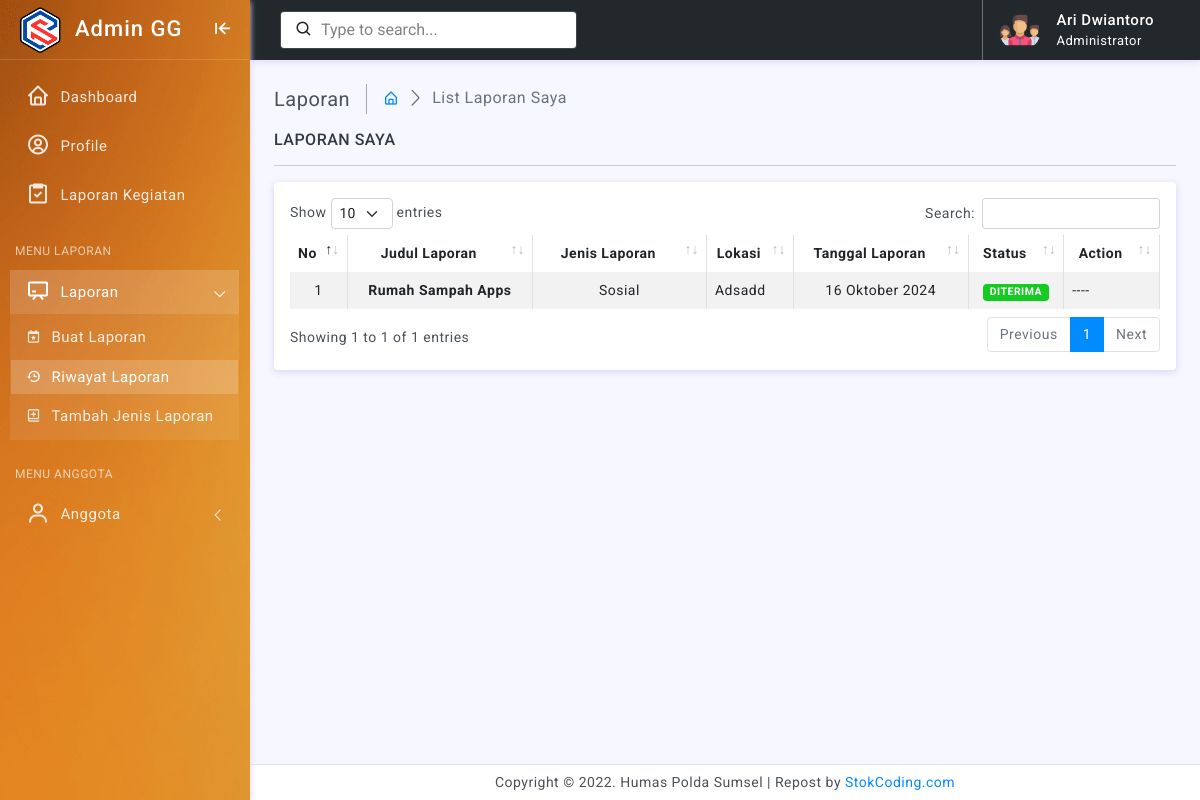
The page /admin/index.php?page=riwayat_laporan (signed in) on the database its author committed.
### tables this page shows
CREATE TABLE `laporan_kegiatan` (
  `id_laporan` int(11) NOT NULL,
  `judul_laporan` varchar(255) DEFAULT NULL,
  `id_jenis_laporan` int(11) DEFAULT NULL,
  `lokasi` varchar(255) DEFAULT NULL,
  `tgl` date DEFAULT NULL,
  `isi` text DEFAULT NULL,
  `created_by` text DEFAULT NULL,
  `created_at` date DEFAULT NULL,
  `status` varchar(20) DEFAULT NULL
);

CREATE TABLE `jenis_laporan` (
  `id_jenis_laporan` int(11) NOT NULL,
  `judul` varchar(100) NOT NULL,
  `created_by` varchar(100) NOT NULL,
  `created_at` text DEFAULT NULL
);

### admin/laporan/riwayat_laporan.php (the view)
<div class="page-breadcrumb d-none d-sm-flex align-items-center mb-3">
    <div class="breadcrumb-title pe-3">Laporan</div>
    <div class="ps-3">
        <nav aria-label="breadcrumb">
            <ol class="breadcrumb mb-0 p-0">
                <li class="breadcrumb-item"><a href="index.php?page=dashboard"><i class="bx bx-home-alt"></i></a>
                </li>
                <li class="breadcrumb-item active" aria-current="page">List Laporan Saya</li>
            </ol>
        </nav>
    </div>
</div>
<h6 class="mb-0 text-uppercase">Laporan Saya</h6>
<hr />
<div class="card">
    <div class="card-body">
        <div class="table-responsive">
            <table id="example" class="table table-striped table-bordered" style="width:100%">
                <thead>
                    <tr>
                        <th width="5%">
                            <center>No</center>
                        </th>
                        <th>
                            <center>Judul Laporan</center>
                        </th>
                        <th width="20%">
                            <center>Jenis Laporan</center>
                        </th>
                        <th width="10%">
                            <center>Lokasi</center>
                        </th>
                        <th>
                            <center>Tanggal Laporan<center>
                        </th>
                        <th>
                            <center>Status<center>
                        </th>
                        <th>
                            <center>Action<center>
                        </th>
                    </tr>
                </thead>
                <tbody>
                    <?php
                    function tgl_indo($tanggal){
                        $bulan = array (
                            1 =>   'Januari',
                            'Februari',
                            'Maret',
                            'April',
                            'Mei',
                            'Juni',
                            'Juli',
                            'Agustus',
                            'September',
                            'Oktober',
                            'November',
                            'Desember'
                        );
                        $pecahkan = explode('-', $tanggal);
                        return $pecahkan[2] . ' ' . $bulan[ (int)$pecahkan[1] ] . ' ' . $pecahkan[0];
                    }
                    include "../conn/conn.php";
                    $no = 1;
                    $id_staff = $_SESSION['id_staff'];
                    $query = mysqli_query($conn, "SELECT * FROM laporan_kegiatan as a JOIN jenis_laporan as b ON b.id_jenis_laporan = a.id_jenis_laporan WHERE a.created_by = '$id_staff'");
                    while ($data = mysqli_fetch_array($query)) { ?>
                        <tr>
                            <td>
                                <center><?= $no++ ?></center>
                            </td>
                            <td><center><b><?= ucwords($data['judul_laporan']) ?></b></center></td>
                            <td><center><?= ucfirst($data['judul']) ?></center></td>
                            <td>
                                <?= ucwords($data['lokasi']) ?>
                            </td>
                            <td>
                                <center><?= tgl_indo(date('Y-m-d', strtotime($data['tgl']))) ?></center>
                            </td>
                            <td>
                                <center><span class="badge <?= $data['status']=="DITERIMA" ? ' bg-success' : ' bg-danger'?>"><?= $data['status'] ?></span></center>
                            </td>
                            <td>
                            <?php
                            if ($data['status']=="DITERIMA") {
                             echo '----';
                            }else { ?>
                              <a href="index.php?page=edit_laporan&id=<?= $data['id_laporan'] ?>"><i class="bx bxs-pencil"></i> Edit</a> | <a href="index.php?page=delete_laporan&id=<?= $data['id_laporan'] ?>" style="color:red" onClick="return confirm('Delete This Laporan ?')"><i class="bx bxs-trash"></i> Hapus</a>
                            <?php }
                            ?>
                            </td>
                        </tr>
                    <?php
                    };
                    ?>
                </tbody>
            </table>
        </div>
    </div>
</div>

### assets/css/app.css (style rules this page uses)
body { font-size: 14px; color: #4c5258; letter-spacing: .5px; background: #f7f7ff; overflow-x: hidden; font-family: Roboto, sans-serif }
a { text-decoration: none }
.breadcrumb-title { font-size: 20px; border-right: 1.5px solid #aaa4a4 }
.page-breadcrumb .breadcrumb li.breadcrumb-item { font-size: 16px }
.page-breadcrumb .breadcrumb-item+.breadcrumb-item::before { display: inline-block; padding-right: .5rem; color: #6c757d; font-family: LineIcons; content: "\ea5c" }

### assets/css/header-colors.css (style rules this page uses)
html.color-header::placeholder { color: #08090a!important; opacity: .5!important }

### rows shown on the page
laporan_kegiatan: judul_laporan "Rumah Sampah Apps", id_jenis_laporan.judul "Sosial", lokasi "Adsadd", tgl "16 Oktober 2024", status "DITERIMA"

### other values the page prints
$_SESSION['nama'] "Ari Dwiantoro"
